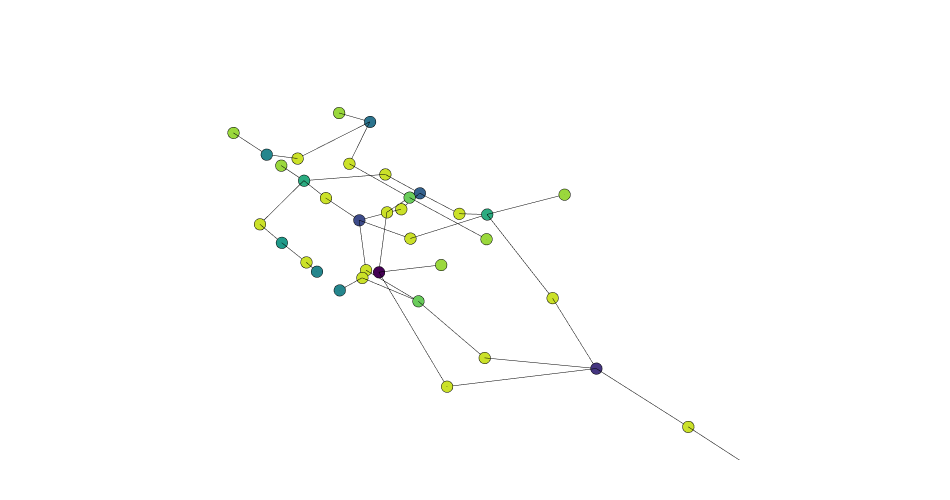

Write notebook code for a chart like this one.
### Code cell
house = houses[0]

g = Graph.ByTopology(house, direct=False, viaSharedApertures=True, toExteriorApertures=True)
graph_data = Plotly.DataByGraph(g, vertexSize=4, vertexGroupKey="label", vertexLabelKey="title", vertexGroups=[0,1,2,3,4,5,6,7,8,9,10,11,12])
bldg_data = Plotly.DataByTopology(house, faceOpacity=0.1, edgeColor="darkgrey", vertexColor="lightgrey")
bldg_data = []
# graph_data = []
fig = Plotly.FigureByData(graph_data+bldg_data)
Plotly.Show(fig, renderer='jupyterlab')

### Figure 1 — Plotly figure (JSON) as saved in the notebook; plotly's stock layout.template omitted (floating-point values rounded to 4 significant figures)
{"data": [{"hoverinfo": "text", "legendgroup": "4", "legendrank": 4, "marker": {"cmax": 1, "cmin": 0, "color": [0.9231, 0.7692, 0.3077, 0.9231, 0.9231, 0.9231, 0.9231, 0.9231, 0.9231, 0.8462, 0.9231, 0, 0.8462, 0.9231, 0.4615, 0.8462, 0.9231, 0.9231, 0.7692, 0.4615, 0.9231, 0.8462, 0.9231, 0.9231, 0.07692, 0.1538, 0.6154, 0.9231, 0.3846, 0.8462, 0.9231, 0.8462, 0.2308, 0.4615, 0.8462, 0.6154, 0.5385], "colorscale": [[0, "#440154"], [0.1111, "#482878"], [0.2222, "#3e4989"], [0.3333, "#31688e"], [0.4444, "#26828e"], [0.5556, "#1f9e89"], [0.6667, "#35b779"], [0.7778, "#6ece58"], [0.8889, "#b5de2b"], [1, "#fde725"]], "line": {"color": "black", "width": 0.5}, "size": 4, "symbol": "circle"}, "mode": "markers", "name": "Graph Vertices", "showlegend": false, "text": ["Door", "Corridor 1", "Kitchen", "Door", "Door", "Door", "Door", "Door", "Door", "Window", "Door", "Stairs", "Window", "Door", "WC 2", "Window", "Door", "Door", "Corridor 2", "WC 1", "Door", "Window", "Door", "Door", "Parking", "Living Room", "Patio", "Door", "Bedroom 2", "Window", "Door", "Window", "Dining Room", "WC 4", "Window", "Backyard", "Service"], "type": "scatter3d", "x": [1.51, 2, 5.9, 3.26, 5.91, 2.01, 5.01, 0.76, 5.91, 4.66, 4.66, 0.75, 2.01, 3.41, 0.75, 3.41, 1.51, 3.76, 2, 0.75, 2.01, 0.76, 0.76, 2.01, 3.4, 3.4, 4.65, 0.76, 4.15, 0.76, 1.51, 4.33, 3.25, 0.75, 3.41, 3.4, 0.75], "y": [12.27, 12, 16.6, 18.71, 18.71, 9.51, 16.61, 9.51, 14.51, 9.51, 9.51, 11.74, 9.51, 5.01, 15.1, 0.01, 13.91, 14.51, 12, 13.9, 14.51, 9.51, 15.71, 14.51, 2.5, 7.25, 12, 18.71, 16.6, 18.71, 16.43, 18.71, 16.6, 16.6, 22.31, 20.5, 17.2], "z": [4.49, 1.6, 1.6, 1.61, 1.61, 1.29, 1.29, 1.29, 1.61, 4.81, 1.61, 3.418, 4.81, 1.61, 1.6, 1.61, 1.61, 1.61, 4.8, 1.6, 1.29, 4.81, 1.61, 4.81, 1.6, 1.6, 3.2, 1.61, 4.8, 4.81, 4.49, 4.49, 1.6, 4.8, 1.61, 1.6, 1.6]}, {"hoverinfo": "text", "legendgroup": "5", "legendrank": 5, "line": {"color": "black", "width": 1}, "mode": "lines", "name": "Graph Edges", "showlegend": false, "text": "", "type": "scatter3d", "x": [0.75, 1.51, null, 2, 1.51, null, 2, 2.01, null, 2, 2.01, null, 2, 1.51, null, 5.9, 5.01, null, 5.9, 5.91, null, 5.9, 5.91, null, 3.4, 3.26, null, 3.25, 3.26, null, 3.4, 5.91, null, 3.4, 2.01, null, 3.25, 5.01, null, 0.75, 0.76, null, 3.4, 0.76, null, 4.65, 5.91, null, 4.65, 4.66, null, 4.65, 4.66, null, 3.4, 4.66, null, 0.75, 0.76, null, 2, 2.01, null, 3.4, 3.41, null, 3.4, 3.41, null, 0.75, 0.76, null, 3.4, 3.41, null, 0.75, 1.51, null, 3.25, 3.76, null, 4.65, 3.76, null, 2, 2.01, null, 3.25, 2.01, null, 0.75, 0.76, null, 4.15, 2.01, null, 3.4, 0.76, null, 0.75, 0.76, null, 4.15, 4.33, null, 4.15, 1.51, null, 0.75, 0.76, null, 0.75, 1.51, null, 3.4, 3.41, null], "y": [11.74, 12.27, null, 12, 12.27, null, 12, 9.51, null, 12, 14.51, null, 12, 13.91, null, 16.6, 16.61, null, 16.6, 18.71, null, 16.6, 14.51, null, 20.5, 18.71, null, 16.6, 18.71, null, 20.5, 18.71, null, 7.25, 9.51, null, 16.6, 16.61, null, 11.74, 9.51, null, 7.25, 9.51, null, 12, 14.51, null, 12, 9.51, null, 12, 9.51, null, 7.25, 9.51, null, 11.74, 9.51, null, 12, 9.51, null, 2.5, 5.01, null, 7.25, 5.01, null, 15.1, 15.71, null, 2.5, 0.01, null, 13.9, 13.91, null, 16.6, 14.51, null, 12, 14.51, null, 12, 14.51, null, 16.6, 14.51, null, 17.2, 15.71, null, 16.6, 14.51, null, 20.5, 18.71, null, 17.2, 18.71, null, 16.6, 18.71, null, 16.6, 16.43, null, 16.6, 18.71, null, 16.6, 16.43, null, 20.5, 22.31, null], "z": [3.418, 4.49, null, 4.8, 4.49, null, 1.6, 1.29, null, 1.6, 1.29, null, 1.6, 1.61, null, 1.6, 1.29, null, 1.6, 1.61, null, 1.6, 1.61, null, 1.6, 1.61, null, 1.6, 1.61, null, 1.6, 1.61, null, 1.6, 1.29, null, 1.6, 1.29, null, 3.418, 1.29, null, 1.6, 1.29, null, 3.2, 1.61, null, 3.2, 4.81, null, 3.2, 1.61, null, 1.6, 1.61, null, 3.418, 4.81, null, 4.8, 4.81, null, 1.6, 1.61, null, 1.6, 1.61, null, 1.6, 1.61, null, 1.6, 1.61, null, 1.6, 1.61, null, 1.6, 1.61, null, 3.2, 1.61, null, 4.8, 4.81, null, 1.6, 1.29, null, 1.6, 1.61, null, 4.8, 4.81, null, 1.6, 1.61, null, 1.6, 1.61, null, 4.8, 4.49, null, 4.8, 4.49, null, 4.8, 4.81, null, 4.8, 4.49, null, 1.6, 1.61, null]}], "layout": {"autosize": true, "height": 500, "margin": {"b": 40, "l": 40, "r": 40, "t": 40}, "paper_bgcolor": "rgba(0, 0, 0, 0)", "plot_bgcolor": "rgba(0, 0, 0, 0)", "scene": {"aspectmode": "data", "aspectratio": {"x": 0.6974, "y": 3.014, "z": 0.4757}, "camera": {"center": {"x": 0, "y": 0, "z": 0}, "eye": {"x": -0.9659, "y": -0.9659, "z": 0.9659}, "projection": {"type": "perspective"}, "up": {"x": 0, "y": 0, "z": 1}}, "xaxis": {"type": "linear", "visible": false}, "yaxis": {"type": "linear", "visible": false}, "zaxis": {"type": "linear", "visible": false}}, "showlegend": true, "width": 950, "xaxis": {"showgrid": false, "visible": false, "zeroline": false}, "yaxis": {"showgrid": false, "visible": false, "zeroline": false}}}
